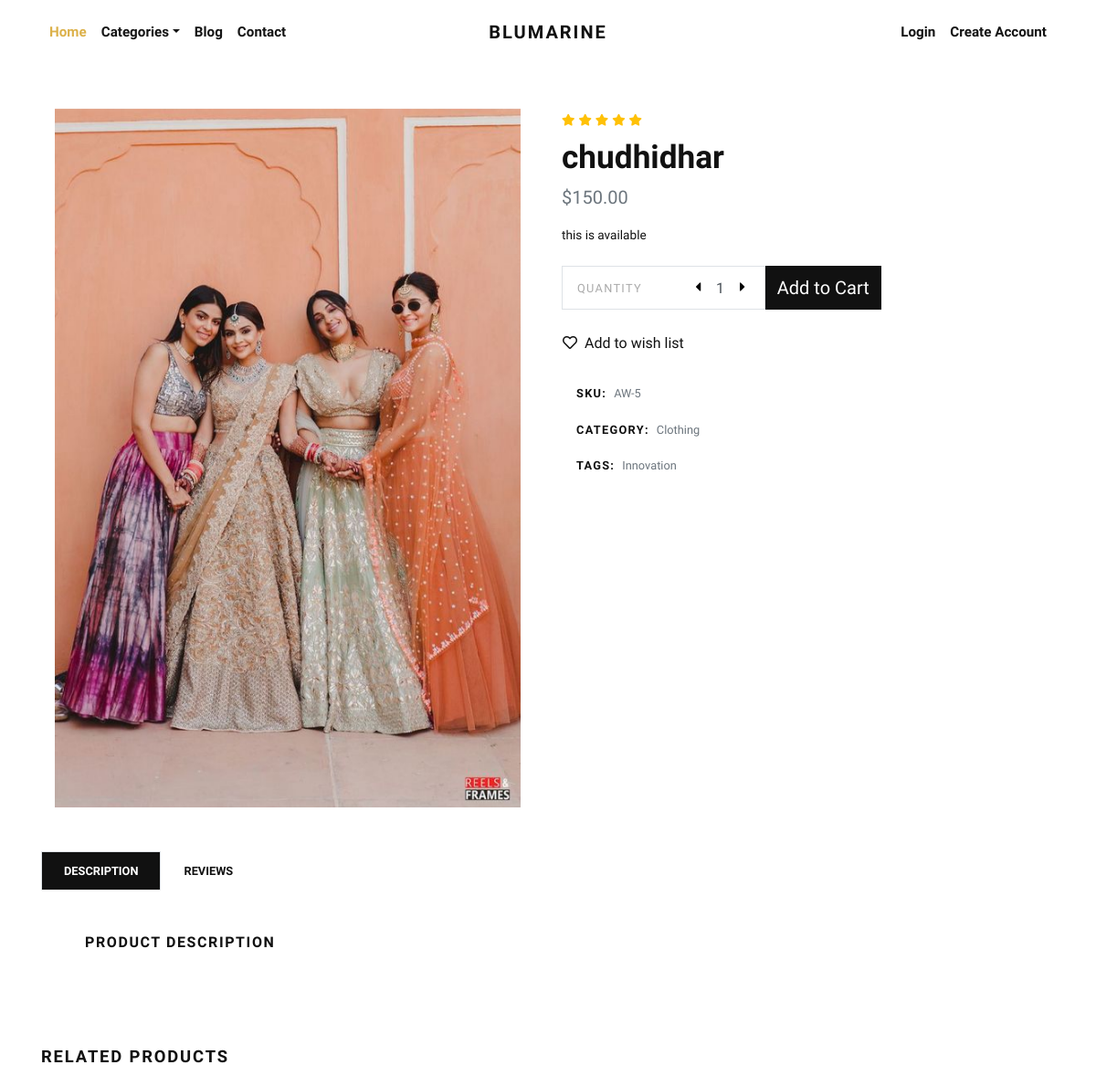
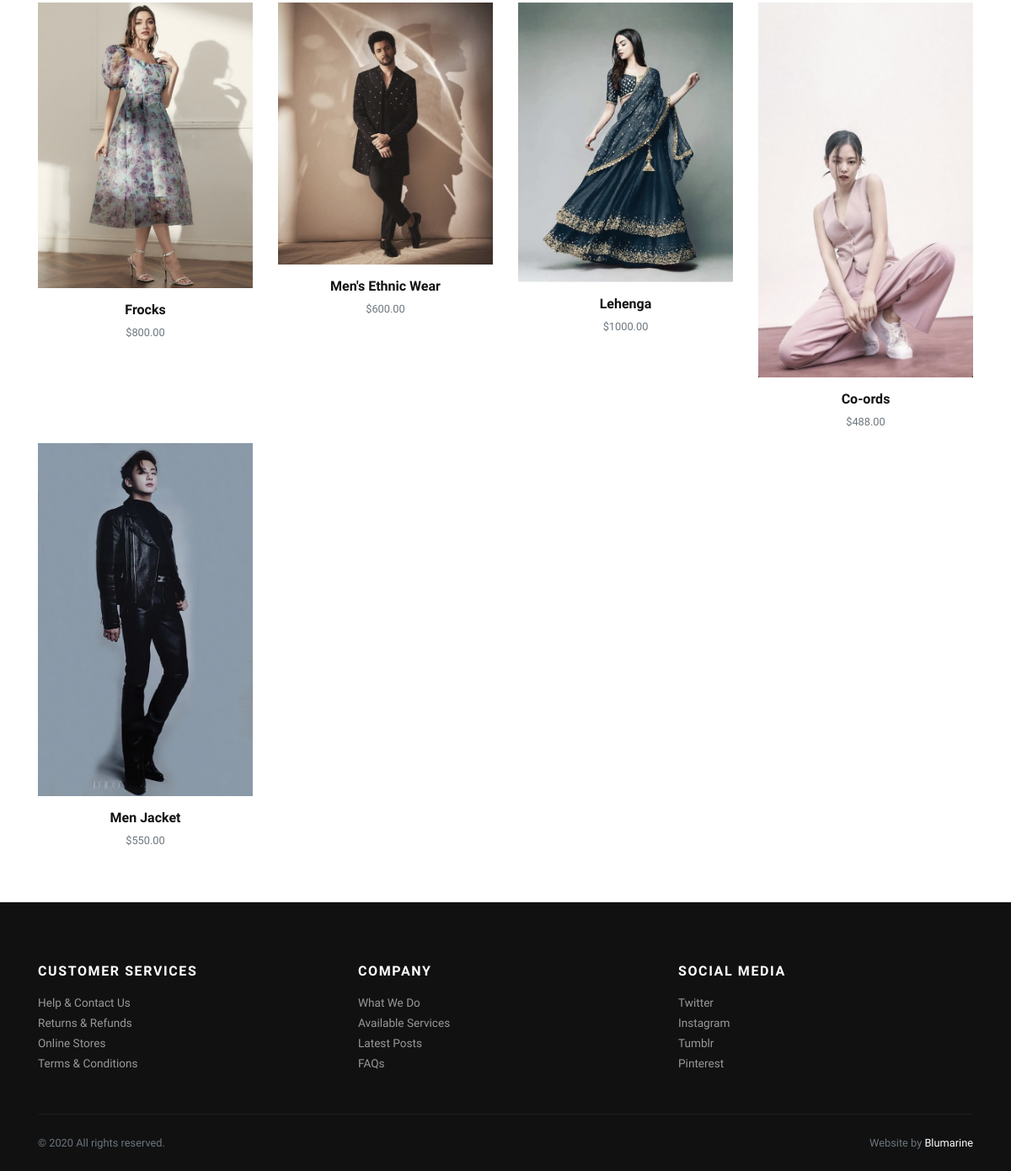
The app's page /product/dress/ with its own data (2 pictures, top to bottom).
### store/models.py (models this page shows, shortened)
class Product(models.Model):
    title = models.CharField(max_length=150, verbose_name="Product Title")
    slug = models.SlugField(max_length=160, verbose_name="Product Slug")
    sku = models.CharField(max_length=255, unique=True, verbose_name="Unique Product ID (SKU)")
    short_description = models.TextField(verbose_name="Short Description")
    detail_description = models.TextField(blank=True, null=True, verbose_name="Detail Description")
    product_image = models.ImageField(upload_to='product', blank=True, null=True, verbose_name="Product Image")
    price = models.DecimalField(max_digits=8, decimal_places=2)
    category = models.ForeignKey(Category, verbose_name="Product Categoy", on_delete=models.CASCADE)
    is_active = models.BooleanField(verbose_name="Is Active?")
    is_featured = models.BooleanField(verbose_name="Is Featured?")
    created_at = models.DateTimeField(auto_now_add=True, verbose_name="Created Date")
    updated_at = models.DateTimeField(auto_now=True, verbose_name="Updated Date")
    class Meta:
        verbose_name_plural = 'Products'
        ordering = ('-created_at', )

class Category(models.Model):
    title = models.CharField(max_length=50, verbose_name="Category Title")
    slug = models.SlugField(max_length=55, verbose_name="Category Slug")
    description = models.TextField(blank=True, verbose_name="Category Description")
    category_image = models.ImageField(upload_to='category', blank=True, null=True, verbose_name="Category Image")
    is_active = models.BooleanField(verbose_name="Is Active?")
    is_featured = models.BooleanField(verbose_name="Is Featured?")
    created_at = models.DateTimeField(auto_now_add=True, verbose_name="Created Date")
    updated_at = models.DateTimeField(auto_now=True, verbose_name="Updated Date")
    class Meta:
        verbose_name_plural = 'Categories'
        ordering = ('-created_at', )
    def __str__(self):
        return self.title

### store/views.py (the view)
# urls.py: path('product/<slug:slug>/', views.detail, name="product-detail"),
def detail(request, slug):
    product = get_object_or_404(Product, slug=slug)
    related_products = Product.objects.exclude(id=product.id).filter(is_active=True, category=product.category)
    context = {
        'product': product,
        'related_products': related_products,
    }
    return render(request, 'store/detail.html', context)

### store/context_preprocessors.py (called while the page is built)
def store_menu(request):
    categories = Category.objects.filter(is_active=True)
    context = {
        'categories_menu': categories,
    }
    return context

def cart_menu(request):
    if request.user.is_authenticated:
        cart_items= Cart.objects.filter(user=request.user)
        context = {
            'cart_items': cart_items,
        }
    else:
        context = {}
    return context

### templates/store/detail.html (shortened to what this page needs)
{% extends 'base.html' %}
{% load static %}
    {% block content %}
      <section class="py-5">
        <div class="container">
          <div class="row mb-5">
            <div class="col-lg-6">
              <div class="row m-sm-0">
                <div class="col-sm-12 order-1 order-sm-2">
                  <div class="owl-carousel product-slider" data-slider-id="1">
                    {% if product.product_image %}
                      <a class="d-block" href="{{product.product_image.url}}" data-lightbox="product" title="{{product.title}}"><img class="img-fluid" src="{{product.product_image.url}}" alt="{{product.title}}"></a>
                      {% else %}
                      <a class="d-block" href="{% static 'img/product-detail-1.jpg' %}" data-lightbox="product" title="{{product.title}}"><img class="img-fluid" src="{% static 'img/product-detail-1.jpg' %}" alt="{{product.title}}"></a>
                    {% endif %}
                  </div>
                </div>
              </div>
            </div>
            <div class="col-lg-6">
              <ul class="list-inline mb-2">
                <li class="list-inline-item m-0"><i class="fas fa-star small text-warning"></i></li>
                <li class="list-inline-item m-0"><i class="fas fa-star small text-warning"></i></li>
                <li class="list-inline-item m-0"><i class="fas fa-star small text-warning"></i></li>
                <li class="list-inline-item m-0"><i class="fas fa-star small text-warning"></i></li>
                <li class="list-inline-item m-0"><i class="fas fa-star small text-warning"></i></li>
              </ul>
              <h1>{{product.title}}</h1>
              <p class="text-muted lead">${{product.price}}</p>
              <p class="text-small mb-4">{{product.short_description}}</p>
              <div class="row align-items-stretch mb-4">
                <div class="col-sm-5 pr-sm-0">
                  <div class="border d-flex align-items-center justify-content-between py-1 px-3 bg-white border-white"><span class="small text-uppercase text-gray mr-4 no-select">Quantity</span>
                    <div class="quantity">
                      <button class="dec-btn p-0"><i class="fas fa-caret-left"></i></button>
                      <input name="quantity" class="form-control border-0 shadow-0 p-0" type="text" value="1">
                      <button class="inc-btn p-0"><i class="fas fa-caret-right"></i></button>
                    </div>
                  </div>
                </div>
                <div class="col-sm-3 pl-sm-0">
                  <form action="{% url 'store:add-to-cart' %}">
                    <button type="submit" class="btn btn-dark btn-lg btn-block h-100 d-flex align-items-center justify-content-center px-0">Add to Cart</button>
                  </form>
                </div>
              </div><a class="btn btn-link text-dark p-0 mb-4" href="#"><i class="far fa-heart mr-2"></i>Add to wish list</a><br>
              <ul class="list-unstyled small d-inline-block">
                <li class="px-3 py-2 mb-1 bg-white"><strong class="text-uppercase">SKU:</strong><span class="ml-2 text-muted">{{product.sku}}</span></li>
                <li class="px-3 py-2 mb-1 bg-white text-muted"><strong class="text-uppercase text-dark">Category:</strong><a class="reset-anchor ml-2" href="{% url 'store:category-products' product.category.slug %}">{{product.category}}</a></li>
                <li class="px-3 py-2 mb-1 bg-white text-muted"><strong class="text-uppercase text-dark">Tags:</strong><a class="reset-anchor ml-2" href="#">Innovation</a></li>
              </ul>
            </div>
          </div>
          <ul class="nav nav-tabs border-0" id="myTab" role="tablist">
            <li class="nav-item"><a class="nav-link active" id="description-tab" data-toggle="tab" href="#description" role="tab" aria-controls="description" aria-selected="true">Description</a></li>
            <li class="nav-item"><a class="nav-link" id="reviews-tab" data-toggle="tab" href="#reviews" role="tab" aria-controls="reviews" aria-selected="false">Reviews</a></li>
          </ul>
          <div class="tab-content mb-5" id="myTabContent">
            <div class="tab-pane fade show active" id="description" role="tabpanel" aria-labelledby="description-tab">
              <div class="p-4 p-lg-5 bg-white">
                <h6 class="text-uppercase">Product description </h6>
              </div>
            </div>
          </div>
          <h2 class="h5 text-uppercase mb-4">Related products</h2>
          <div class="row">
            {% if related_products %}
              {% for rp in related_products %}
                <div class="col-lg-3 col-sm-6">
                  <div class="product text-center skel-loader">
                    <div class="d-block mb-3 position-relative">
                      <a class="d-block" href="{% url 'store:product-detail' rp.slug %}">
                        {% if rp.product_image %}
                          <img class="img-fluid w-100" src="{{rp.product_image.url}}" alt="{{rp.title}}">
                        {% else %}
                        <img class="img-fluid w-100" src="{% static 'img/product-1.jpg' %}" alt="{{rp.title}}">
                        {% endif %}
                      </a>
                    </div>
                    <h6> <a class="reset-anchor" href="{% url 'store:product-detail' rp.slug %}">{{rp.title}}</a></h6>
                    <p class="small text-muted">${{rp.price}}</p>
                  </div>
                </div>
              {% endfor %}
            {% endif %}
          </div>
        </div>
      </section>
      {% endblock content %}

### Fashiondesign/static/css/style.default.css (style rules this page uses)
.text-small { font-size: 0.85rem !important; }
.text-gray { color: #aaa !important; }
strong { font-weight: 700; }
.product img { -webkit-filter: grayscale(40%); filter: grayscale(40%); transition: all 0.3s; }
.quantity { display: -ms-flexbox; display: flex; -ms-flex-align: center; align-items: center; font-family: inherit; }
.quantity input { width: 2rem; text-align: center; }
.quantity button { background: none; border: none; width: 1rem; outline: none; }
.text-uppercase { text-transform: uppercase; letter-spacing: 0.1em; }
.border { border: 1px solid #dee2e6 !important; }
.shadow-0 { box-shadow: none !important; }
.reset-anchor { color: inherit; transition: all 0.3s; }
.no-select { cursor: default; -webkit-user-select: none; -moz-user-select: none; -ms-user-select: none; user-select: none; }
.btn { font-weight: 400; border: 1px solid transparent; font-family: inherit; padding: 0.375rem 1.5rem; font-size: 1rem; line-height: 1.5; border-radius: 0; transition: color 0.15s ease-in-out, background-color 0.15s ease-in-out, border-color 0.15s ease-in-out, box-shadow 0.15s ease-in-out; }
.btn-link { font-weight: 400; color: #dcb14a; }
.btn-dark { color: #fff; background-color: #111111; border-color: #111111; }
.btn-lg { padding: 0.5rem 1rem; font-size: 1.25rem; line-height: 1.5; border-radius: 0; }
body { font-family: "Libre Franklin", sans-serif; font-size: 1rem; font-weight: 400; line-height: 1.5; color: #111111; background-color: #fff; }
a { color: #dcb14a; text-decoration: none; }
h1, h2, h3, h4, h5, h6, .h1, .h2, .h3, .h4, .h5, .h6 { margin-bottom: 0.5rem; font-family: inherit; font-weight: 900; line-height: 1.2; color: inherit; }
h1, .h1 { font-size: 2.2rem; }
h2, .h2 { font-size: 1.9rem; }
h5, .h5 { font-size: 1.15rem; }
h6, .h6 { font-size: 1rem; }
.lead { font-size: 1.25rem; font-weight: 300; }
small, .small { font-size: 80%; font-weight: 400; }
.text-warning { color: #ffc107 !important; }
.text-dark { color: #111111 !important; }
.form-control { padding: 0.375rem 0.75rem; font-size: 1rem; line-height: 1.5; color: #495057; background-color: #fff; border: 1px solid #ced4da; border-radius: 0; transition: border-color 0.15s ease-in-out, box-shadow 0.15s ease-in-out; }
.form-control::placeholder { color: #adb5bd; font-size: 0.85rem; font-weight: 400; }
.nav-link { padding: 0.5rem 1rem; }
.nav-tabs .nav-item { margin-bottom: -1px; }
.nav-tabs .nav-link { border: 1px solid transparent; font-family: inherit; color: #111111; text-transform: uppercase; font-size: 0.8rem; transition: all 0.3s; font-weight: 700; padding: 0.7rem 1.5rem; background: #fff; border-top-left-radius: 0; border-top-right-radius: 0; }
.nav-tabs .nav-link.active, .nav-tabs .nav-link:hover, .nav-tabs .nav-item.show .nav-link { background: #111111; background-color: #111111; color: #fff; }

### records on screen
Product: product_image (picture), title "chudhidhar", price "150.00", short_description "this is available", sku "AW-5", category "Clothing"
Product: product_image (picture), title "Frocks", price "800.00"
Product: product_image (picture), title "Men's Ethnic Wear", price "600.00"
Product: product_image (picture), title "Lehenga", price "1000.00"
Product: product_image (picture), title "Co-ords", price "488.00"
Product: product_image (picture), title "Men Jacket", price "550.00"
